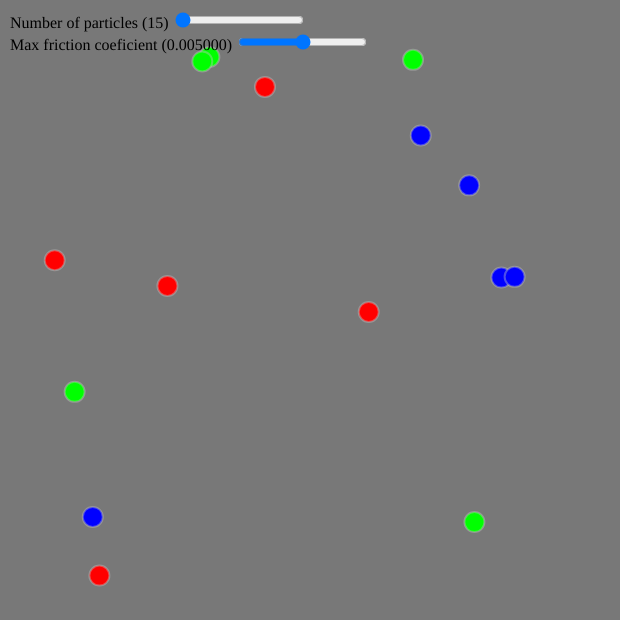
Frame 1 (no input)
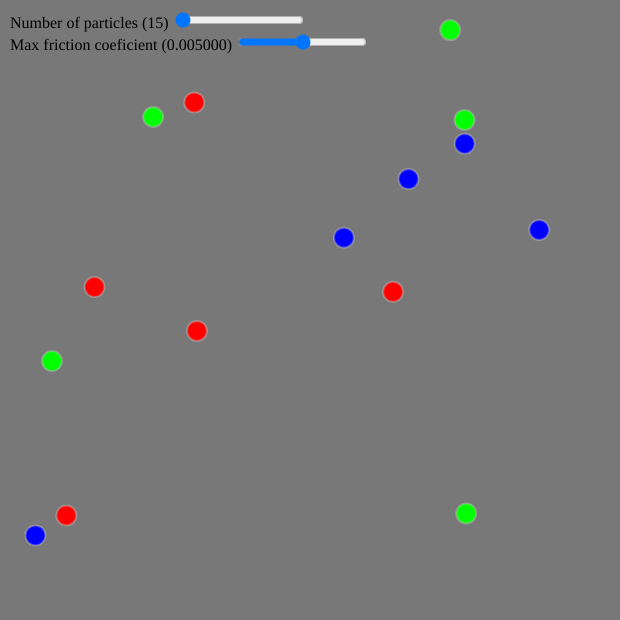
Frame 60 (no input)
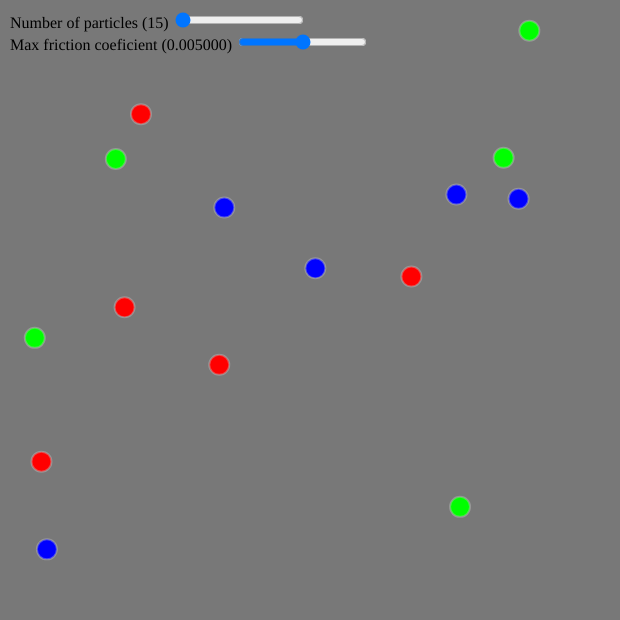
Frame 120 (the mouse pressed at the canvas centre since frame 60)

The p5.js sketch that drew these frames (run headless with seeded random() and noise() and a simulated clock; from frame 60 on, the mouse is pressed at the canvas centre):

// p5.js sketch
// ── sketch.js
const WINDOW_HEIGHT = 600;
const WINDOW_WIDTH = 600;

const BALL_SIZE = 20;
const BORDER_WIDTH = 20;

const MIN_LIFESPAN = 100;
const MAX_LIFESPAN = 1000;
const MAX_PARTICLES = 400;
const MAX_VELOCITY = 1.5;

let system;

function setup() {
  createCanvas(WINDOW_HEIGHT + BORDER_WIDTH, WINDOW_WIDTH + BORDER_WIDTH);
  sliders = createDiv();
  sliders.position(10, 10);
  sliders.style("color", 111);

  max_particles = createDiv();
  max_particles.position(10, 50);
  max_particles.style("color", 600);
  max_particles_label = createElement("span", "");
  max_particles_label.parent(sliders);
  max_particles_slider = createSlider(15, MAX_PARTICLES, 1);
  max_particles_slider.parent(sliders);
  
  brk = createElement("br", "");
  brk.parent(sliders)

  max_friction = createDiv();
  max_friction.position(10, 10);
  max_friction.style("color", 600);
  max_friction_label = createElement("span", "");
  max_friction_label.parent(sliders);
  max_friction_slider = createSlider(0, 0.01, 0.005, 0.00005);
  max_friction_slider.parent(sliders);
  
  system = new ParticleSystem(createVector(width / 2, 300));
}

function draw() {
  background(120);
  system.addParticle();

  max_particles_label.elt.innerText =
    "Number of particles (" + max_particles_slider.value() + ") ";
  
    max_friction_label.elt.innerText =
    "Max friction coeficient (" + max_friction_slider.value().toFixed(6) + ") ";


  system.run();
}

function randomInteger(min, max) {
  return Math.floor(Math.random() * (max - min + 1)) + min;
}

class Particle {
  constructor(system, position, colorChoice) {
    this.system = system;

    if (colorChoice == 0) {
      this.color = [255, 0, 0];
      this.force = Math.random(0, 0.0002);
    }

    if (colorChoice == 1) {
      this.color = [0, 255, 0];
      this.force = -Math.random(0, 0.0002);
    }

    if (colorChoice == 2) {
      this.color = [0, 0, 255];
      this.force = -1;
    }

    this.velocity = createVector(random(-MAX_VELOCITY, MAX_VELOCITY), random(-MAX_VELOCITY, MAX_VELOCITY))
    this.position = position.copy();
  }

  // run for every particle
  run() {
    this.update();
    this.display();
  }
  
  // wallCollision for particles
  wallCollision() {
    if (this.position.x < BORDER_WIDTH) {
      this.velocity.x = -this.velocity.x;
      this.x = BORDER_WIDTH;
    } else if (this.position.x >= WINDOW_WIDTH - BORDER_WIDTH) {
      this.velocity.x = -this.velocity.x;
      this.x = WINDOW_WIDTH - BORDER_WIDTH;
    }

    if (this.position.y < BORDER_WIDTH) {
      this.velocity.y = -this.velocity.y;
      this.y = BORDER_WIDTH;
    } else if (this.position.y >= WINDOW_HEIGHT - BORDER_WIDTH) {
      this.velocity.y = -this.velocity.y;
      this.y = WINDOW_HEIGHT - BORDER_WIDTH;
    }
  }

  particleCollision(system) {
    for (var i = system.particles.length - 1; i >= 0; i--) {
      var p = system.particles[i];
      
      var delta_x = p.position.x - this.position.x;
      var delta_y = p.position.y - this.position.y;
      
      
      const distance = delta_x * delta_x + delta_y * delta_y;
      const r = Math.sqrt(distance);

      if (r > 0.0001 && r <= BALL_SIZE) {
        delta_x /= r;
        delta_y /= r
        
        var add_vel_x = this.force * delta_x;
        var add_vel_y = this.force * delta_y;

        this.velocity.x += add_vel_x;
        this.velocity.y += add_vel_y;
      }
    }
  }

  // Particle update
  update() {
    this.wallCollision();
    this.particleCollision(this.system); 
    
    var friction = max_friction_slider.value();
    this.velocity.x *= 1.00 - friction
    this.velocity.y *= 1.00 - friction
    
    this.position.add(this.velocity);
  }

  // Display particle
  display() {
    stroke(200, 100);
    strokeWeight(2);
    fill(this.color[0], this.color[1], this.color[2]);
    ellipse(this.position.x, this.position.y, BALL_SIZE, BALL_SIZE);
  }
}

// particle system
class ParticleSystem {
  constructor(position) {
    this.origin = position.copy();
    this.particles = [];
  }

  addParticle() {
    var randomPosition = { x: this.origin.x, y: this.origin.y };
    var toAdd =
      max_particles_slider.value() - this.particles.length;

    if (toAdd < 0) {
      this.particles.pop();  
    }
    for (var i = 0; i < toAdd; i++) {
      var createPosition = this.origin.copy();
      createPosition.x = random(BORDER_WIDTH, WINDOW_WIDTH - BORDER_WIDTH);
      createPosition.y = random(BORDER_WIDTH, WINDOW_HEIGHT - BORDER_WIDTH);
      var colorChoice = randomInteger(0, 2);
      this.particles.push(new Particle(this, createPosition, colorChoice));
    }
  }

  run() {
    for (var i = this.particles.length - 1; i >= 0; i--) {
      var p = this.particles[i].run();
    }
  }
}
